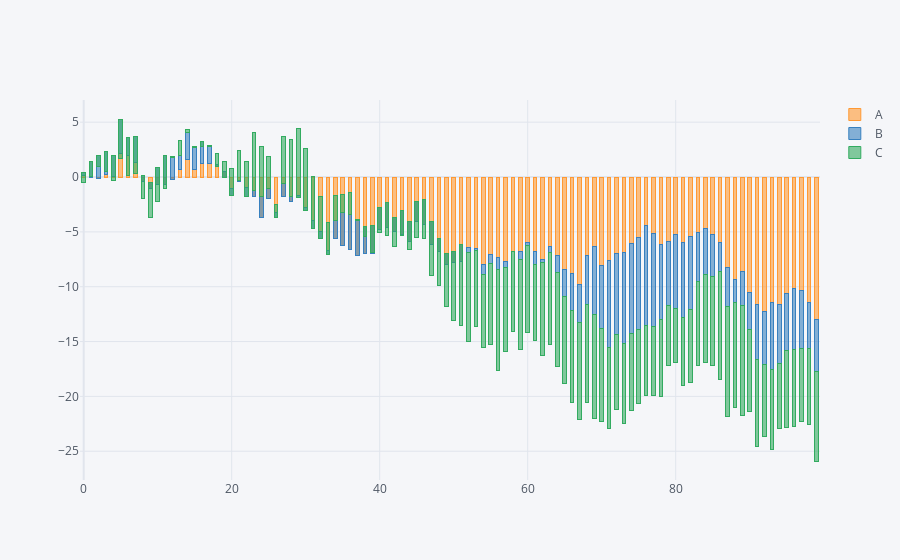

Notebook cell for this chart:
### Code cell
df.iplot(kind = 'bar', bargap=0.5, barmode='stack')
